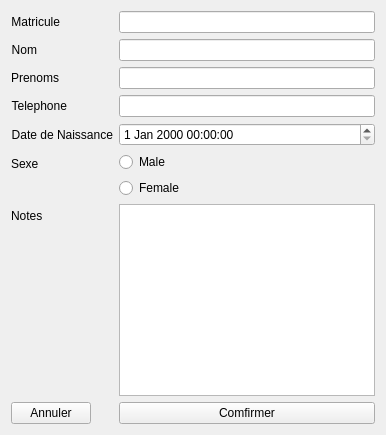
                  <widget class="QWidget" name="tabEt">
                   <attribute name="title">
                    <string>ETUDIANT</string>
                   </attribute>
                   <layout class="QHBoxLayout" name="horizontalLayout_9">
                    <item>
                     <layout class="QFormLayout" name="formLayout">
                      <item row="0" column="0">
                       <widget class="QLabel" name="Matricule">
                        <property name="text">
                         <string>Matricule</string>
                        </property>
                        <property name="alignment">
                         <set>Qt::AlignRight|Qt::AlignTrailing|Qt::AlignVCenter</set>
                        </property>
                       </widget>
                      </item>
                      <item row="0" column="1">
                       <widget class="QLineEdit" name="matriculeEdit"/>
                      </item>
                      <item row="1" column="0">
                       <widget class="QLabel" name="nomEt">
                        <property name="text">
                         <string>Nom</string>
                        </property>
                        <property name="alignment">
                         <set>Qt::AlignRight|Qt::AlignTrailing|Qt::AlignVCenter</set>
                        </property>
                       </widget>
                      </item>
                      <item row="1" column="1">
                       <widget class="QLineEdit" name="nomEdit"/>
                      </item>
                      <item row="2" column="0">
                       <widget class="QLabel" name="prenomsEt">
                        <property name="text">
                         <string>Prenoms</string>
                        </property>
                        <property name="alignment">
                         <set>Qt::AlignRight|Qt::AlignTrailing|Qt::AlignVCenter</set>
                        </property>
                       </widget>
                      </item>
                      <item row="2" column="1">
                       <widget class="QLineEdit" name="prenomEdit"/>
                      </item>
                      <item row="3" column="0">
                       <widget class="QLabel" name="labelPhoneEt">
                        <property name="text">
                         <string>Telephone</string>
                        </property>
                        <property name="alignment">
                         <set>Qt::AlignRight|Qt::AlignTrailing|Qt::AlignVCenter</set>
                        </property>
                       </widget>
                      </item>
                      <item row="3" column="1">
                       <widget class="QLineEdit" name="phoneEtud"/>
                      </item>
                      <item row="4" column="0">
                       <widget class="QLabel" name="DOBET">
                        <property name="enabled">
                         <bool>true</bool>
                        </property>
                        <property name="text">
                         <string>Date de Naissance</string>
                        </property>
                        <property name="alignment">
                         <set>Qt::AlignRight|Qt::AlignTrailing|Qt::AlignVCenter</set>
                        </property>
                       </widget>
                      </item>
                      <item row="4" column="1">
                       <widget class="QDateTimeEdit" name="dateTimeEdit"/>
                      </item>
                      <item row="5" column="0">
                       <widget class="QLabel" name="labelSEX">
                        <property name="text">
                         <string>Sexe</string>
                        </property>
                       </widget>
                      </item>
                      <item row="5" column="1">
                       <layout class="QVBoxLayout" name="verticalLayout_8">
                        <item>
                         <widget class="QRadioButton" name="rdBtnMale">
                          <property name="text">
                           <string>Male</string>
                          </property>
                         </widget>
                        </item>
                        <item>
                         <widget class="QRadioButton" name="rdBtnFemale">
                          <property name="text">
                           <string>Female</string>
                          </property>
                         </widget>
                        </item>
                       </layout>
                      </item>
                      <item row="7" column="0">
                       <widget class="QPushButton" name="btnAnnulEt">
                        <property name="text">
                         <string>Annuler</string>
                        </property>
                       </widget>
                      </item>
                      <item row="7" column="1">
                       <widget class="QPushButton" name="btnComfirmEt">
                        <property name="text">
                         <string>Comfirmer</string>
                        </property>
                       </widget>
                      </item>
                      <item row="6" column="1">
                       <widget class="QPlainTextEdit" name="noteEditEt"/>
                      </item>
                      <item row="6" column="0">
                       <widget class="QLabel" name="noteEt">
                        <property name="text">
                         <string>Notes</string>
                        </property>
                       </widget>
                      </item>
                     </layout>
                    </item>
                   </layout>
                  </widget>
